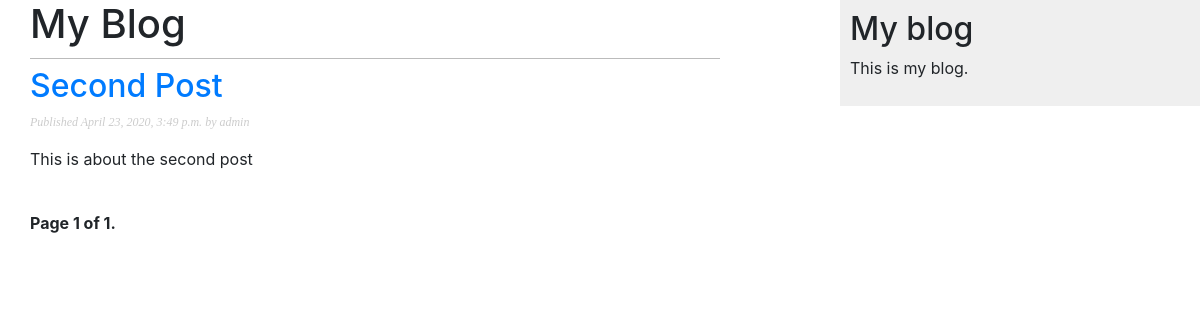
The page /BlogApp/ on the database as committed earlier.
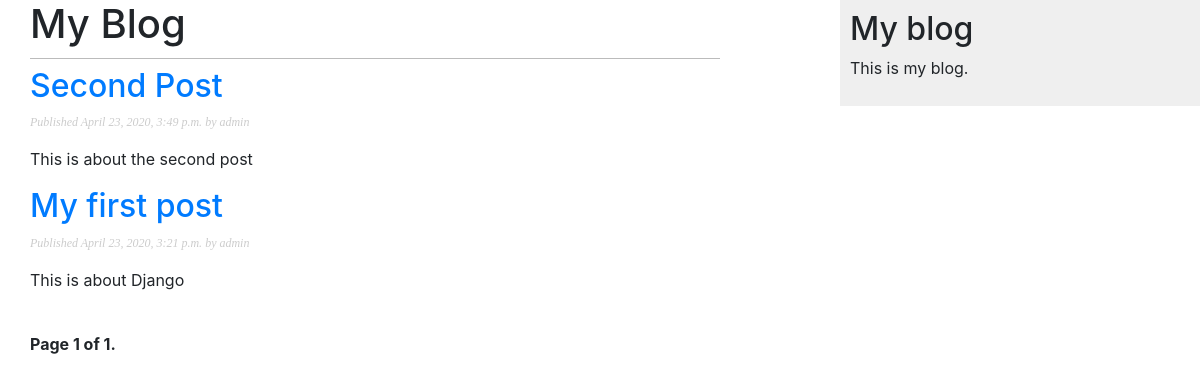
The same page on the database as committed later.
### BlogApp/models.py (models this page shows, shortened)
class Post(models.Model):
    STATUS_CHOICES = (
        ('draft', 'Draft'),
        ('published', 'Published'),
    )
    title = models.CharField(max_length=250)
    slug = models.SlugField(max_length=250,
                            unique_for_date='publish')
    author = models.ForeignKey(User,
                               on_delete=models.CASCADE,
                               related_name='blog_posts')
    body = models.TextField()
    publish = models.DateTimeField(default=timezone.now())
    created = models.DateTimeField(auto_now_add=True)
    updated = models.DateTimeField(auto_now=True)
    status = models.CharField(max_length=10,
                              choices=STATUS_CHOICES,
                              default='draft')
    objects = models.Manager()
    published = PublishedManager()
    class Meta:
        ordering = ('-publish',)
    def get_absolute_url(self):
        return reverse('BlogApp:post_detail',
                       args=[self.publish.year,
                             self.publish.month,
                             self.publish.day,
                             self.slug])

### BlogApp/views.py (the view)
# urls.py: path('', views.post_list, name='post_list'),
def post_list(request):
    object_list = Post.published.all()
    paginator = Paginator(object_list, 3)
    page = request.GET.get('page')
    try:
        posts = paginator.page(page)
    except PageNotAnInteger:
        posts = paginator.page(1)
    except EmptyPage:
        posts = paginator.page(paginator.num_pages)
    return render(request,
                  'BlogApp/post/list.html',
                  {'page': page,
                   'posts': posts})

### BlogApp/models.py (called while the page is built)
    def get_queryset(self):
        return super().get_queryset().filter(status='published')

### BlogApp/templates/BlogApp/post/list.html (shortened to what this page needs)
{% extends "BlogApp/base.html" %}
{% block content %}
    <h1>My Blog</h1>
    {% for post in posts %}
        <h2>
            <a href="{{ post.get_absolute_url }}">
                {{ post.title }}
            </a>
        </h2>
        <p class="date">
            Published {{ post.publish }} by {{ post.author }}
        </p>
        {{ post.body|truncatewords:30|linebreaks }}
    {% endfor %}
    {% include "pagination.html" with page=posts %}
{% endblock %}

Rows that differ between the two databases and show on the page:
now on this page (row edited): Post: title "My first post", publish "April 23, 2020, 3:21 p.m.", author "admin", body "This is about Django"
